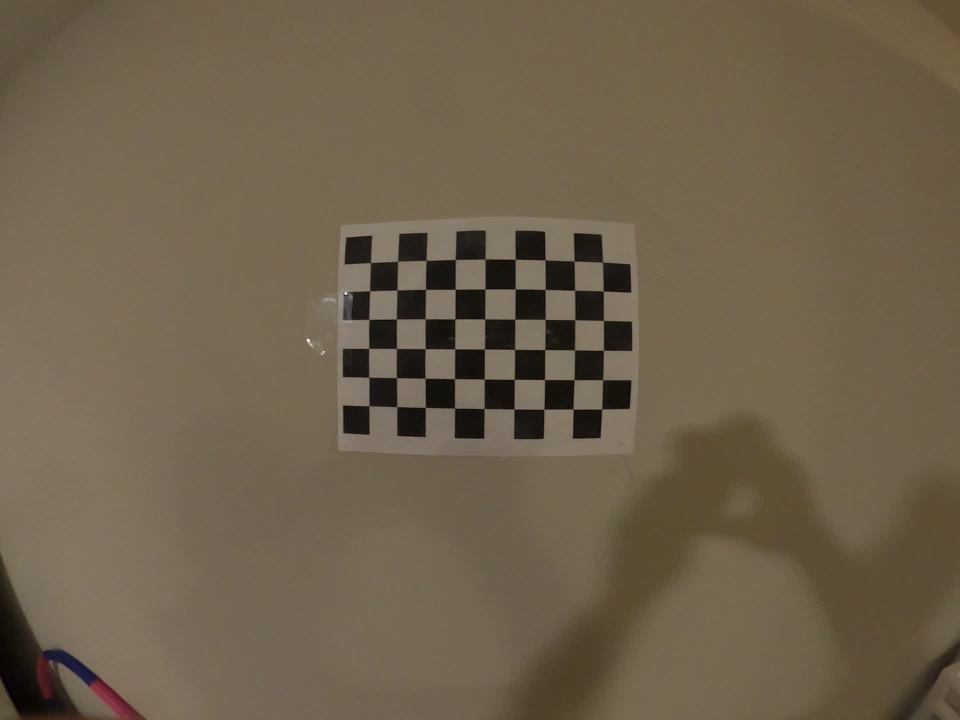
#> input picture processing/chessboard/frame_0001.jpg, 1920 x 1440 px (shown at 1/2 size); its folder holds 4 pictures in this run
$ python camera_calibration.py
#> lines starting #> are read from the running program, lines starting #| are printed output that depends on the picture
import cv2
import numpy as np
import glob

def calibrate_camera(calib_folder, chessboard_dim=(9, 6), criteria=None):
    """
    Calibrate the camera using chessboard images from a specified folder.

    Parameters:
        calib_folder (str): Path to the folder containing chessboard images (*.jpg).
        chessboard_dim (tuple): Number of inner corners per a chessboard row and column (w, h).
                                Default is (9, 6), where 9 corresponds to the number of inner corners along width.
        criteria (tuple): Termination criteria for the iterative algorithm to refine corner locations.
                          Default is (cv2.TERM_CRITERIA_EPS + cv2.TERM_CRITERIA_MAX_ITER, 30, 0.001).

    Returns:
        mtx (ndarray): Camera matrix.
        dist (ndarray): Distortion coefficients.
        rvecs (list): Rotation vectors estimated for each calibration image.
        tvecs (list): Translation vectors estimated for each calibration image.
    """
#> called with calib_folder = 'chessboard', chessboard_dim = (9, 6)
    # Set default termination criteria if not provided.
    if criteria is None:
        criteria = (cv2.TERM_CRITERIA_EPS + cv2.TERM_CRITERIA_MAX_ITER, 30, 0.001)

    # Unpack chessboard dimensions.
    w, h = chessboard_dim

    # Prepare object points: (0,0,0), (1,0,0), ...,(w-1, h-1, 0)
    objp = np.zeros((w * h, 3), np.float32)
    objp[:, :2] = np.mgrid[0:h, 0:w].T.reshape(-1, 2)

    objpoints = []  # 3D point in real world space.
    imgpoints = []  # 2D points in image plane.

    # Read all images from the calibration folder.
    images = glob.glob(f'{calib_folder}/*.jpg')
    for fname in images:
        print(f"Processing file: {fname}")
        img = cv2.imread(fname)
#> img is the input picture: shape (1440, 1920, 3); mean B, G, R 76.1, 96.5, 109.9
        if img is None:
            print(f"Warning: Unable to read image {fname}. Skipping.")
            continue
        gray = cv2.cvtColor(img, cv2.COLOR_BGR2GRAY)
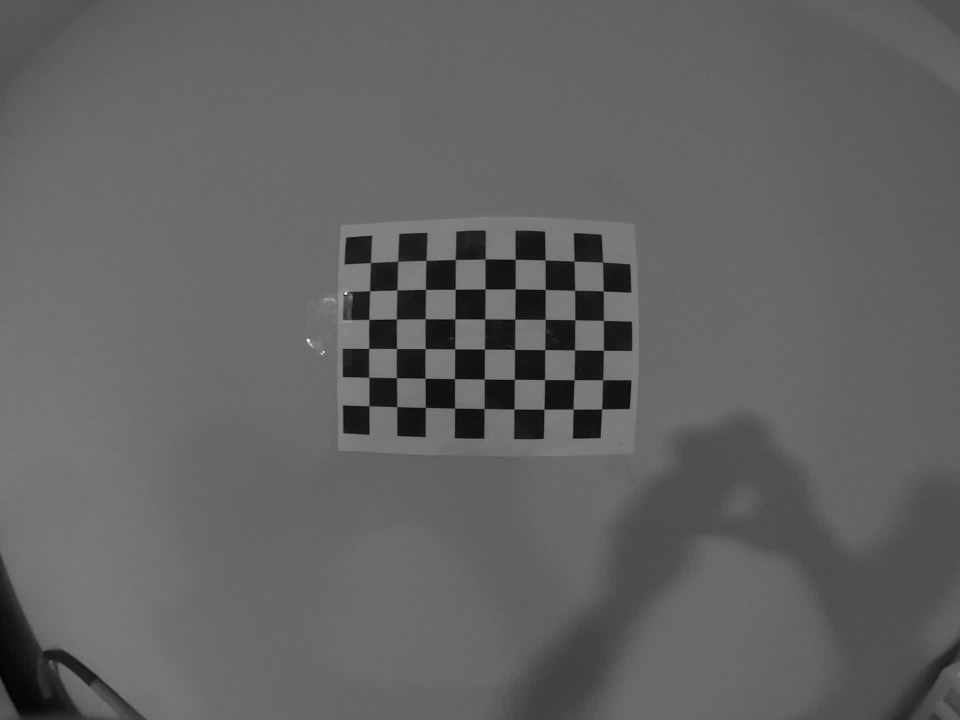
#> gray: shape (1440, 1920) (shown at 1/2 size); min 1, max 253, mean 98.2

        # Find the chessboard corners.
        ret, corners = cv2.findChessboardCorners(gray, (h, w), None)
#> ret = True; corners = 54 rows, first 8: [738.7, 812.2], [738.3, 755.2], [738.1, 697.3], [738.1, 639], [742, 581], [741.9, 525.8], [794, 813.9], [793.1, 756]
        print(f"Chessboard found: {ret}")
#| Chessboard found: True

        if ret:
            # Refine corner positions.
            corners2 = cv2.cornerSubPix(gray, corners, (11, 11), (-1, -1), criteria)
#> corners2 = 54 rows, first 8: [738.4, 812.2], [738.1, 754.8], [738, 697.3], [738.2, 639.2], [739.8, 582.2], [741.5, 525.8], [794, 813.8], [793.3, 755.8]
            objpoints.append(objp)
            imgpoints.append(corners2)
#> pass 2 of the loop in calibrate_camera, `for fname in images:`:
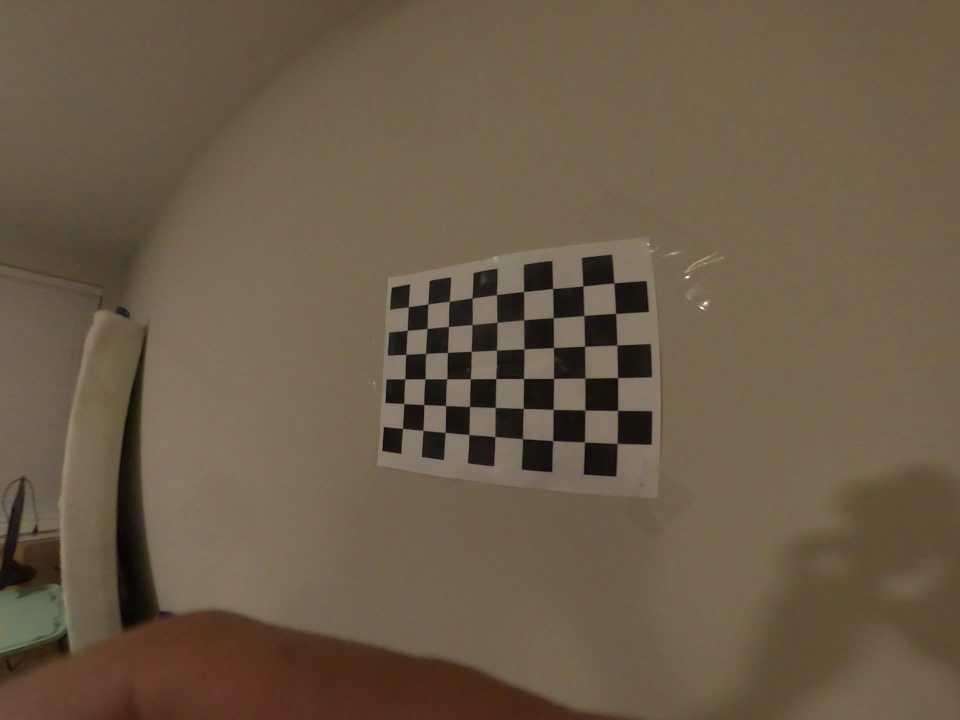
#> input picture processing/chessboard/frame_0002.jpg, 1920 x 1440 px (shown at 1/2 size)
#> in calibrate_camera, img is the input picture: shape (1440, 1920, 3); mean B, G, R 70.6, 91.1, 105.5
#> in calibrate_camera, `gray = cv2.cvtColor(img, cv2.COLOR_BGR2GRAY)`:
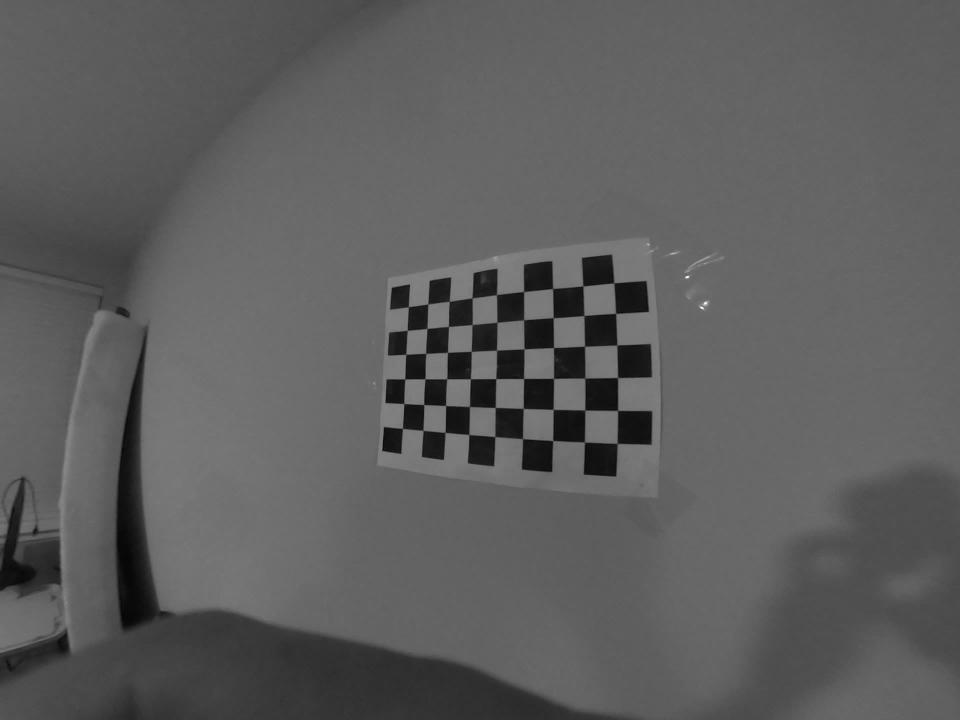
#> gray: shape (1440, 1920) (shown at 1/2 size); min 1, max 251, mean 93.1
#> corners = 54 rows, first 8: [805.3, 857.6], [808, 807.3], [810.3, 758.4], [811.8, 709.1], [814.7, 661.4], [817.2, 613.9], [846.5, 861.4], [848.2, 809.5]
#| Chessboard found: True
#> corners2 = 54 rows, first 8: [805.4, 857.4], [808.2, 807.6], [810.2, 758.3], [812, 709.1], [815, 661.2], [817.2, 614], [846.5, 861.3], [848.1, 809.6]
#> pass 3 of the loop in calibrate_camera, `for fname in images:`:
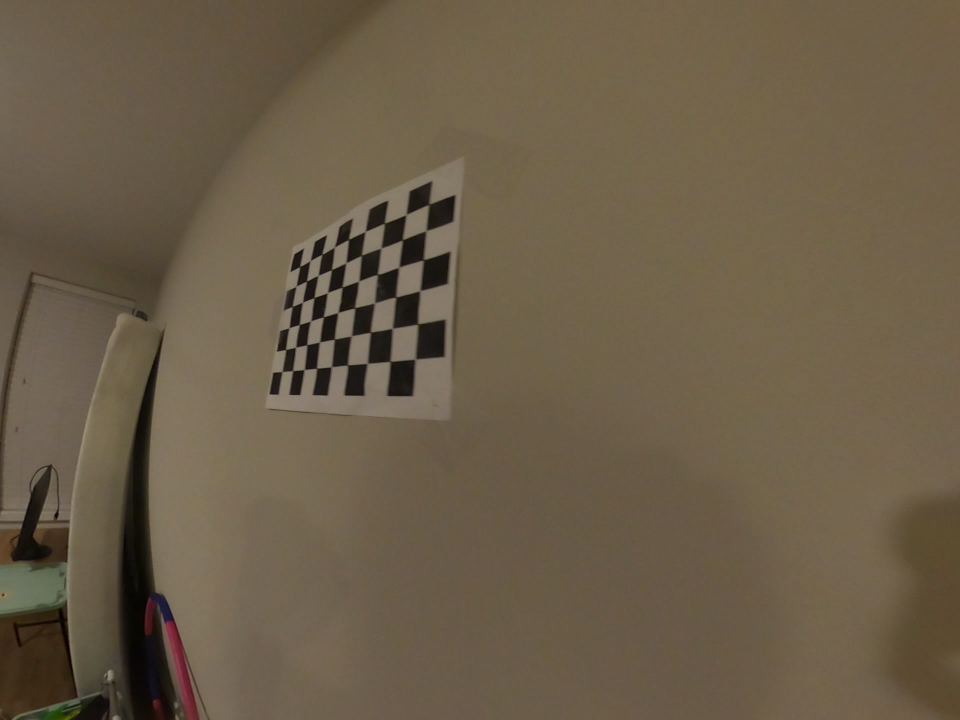
#> input picture processing/chessboard/frame_0003.jpg, 1920 x 1440 px (shown at 1/2 size)
#> in calibrate_camera, img is the input picture: shape (1440, 1920, 3); mean B, G, R 72.2, 93.1, 106.8
#> in calibrate_camera, `gray = cv2.cvtColor(img, cv2.COLOR_BGR2GRAY)`:
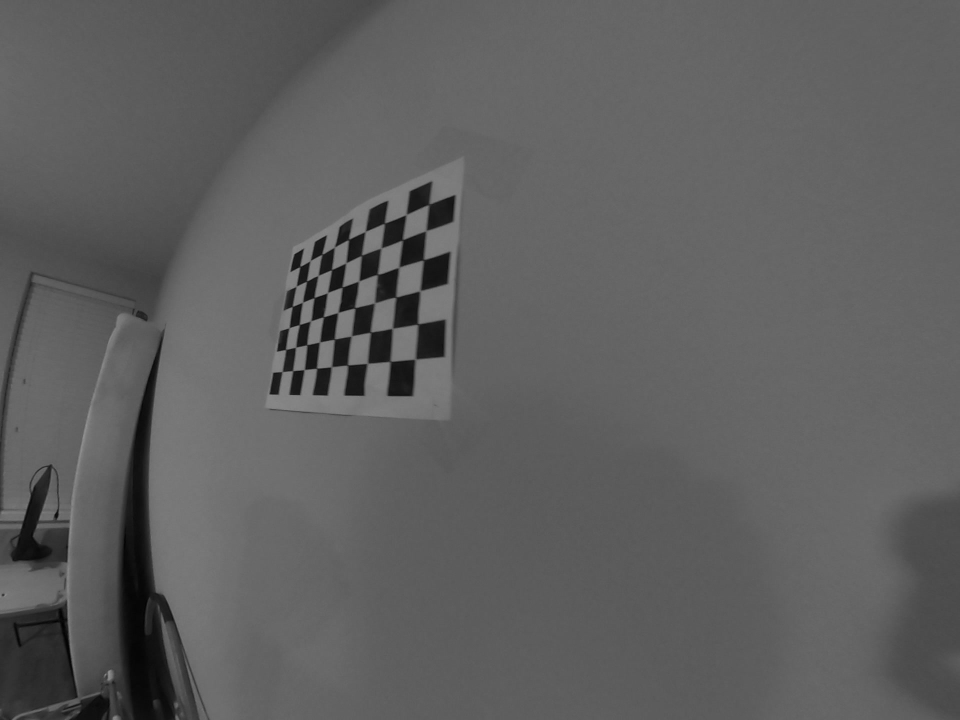
#> gray: shape (1440, 1920) (shown at 1/2 size); min 1, max 152, mean 94.8
#> corners = 54 rows, first 8: [563.5, 743.8], [571.5, 699.3], [578.4, 656], [584.9, 613.5], [592.7, 573.2], [600.4, 533.5], [585.9, 742.3], [591, 695.7]
#| Chessboard found: True
#> corners2 = 54 rows, first 8: [564.7, 743.7], [571.6, 699.4], [578.6, 656], [584.9, 613.5], [592.9, 572.9], [600.1, 533.6], [585.8, 741.8], [591.7, 694.8]
#> the loop made 4 passes; the first 3 are shown

    # Perform camera calibration.
    ret, mtx, dist, rvecs, tvecs = cv2.calibrateCamera(
        objpoints, imgpoints, gray.shape[::-1], None, None
    )
    return mtx, dist, rvecs, tvecs

def undistort_image(image_file, mtx, dist, save_result=False, out_filename=None):
    """
    Undistort an image using the provided camera matrix and distortion coefficients.

    Parameters:
        image_file (str): Path to the image file to be undistorted.
        mtx (ndarray): Camera matrix obtained from calibration.
        dist (ndarray): Distortion coefficients obtained from calibration.
        save_result (bool): If True, the undistorted image will be saved to disk.
        out_filename (str): Output file name/path. If None and save_result is True, the input file will be overwritten.

    Returns:
        undistorted (ndarray): The undistorted image.
    """
    # Load the image.
    img = cv2.imread(image_file)
    if img is None:
#> (the run stopped early here; a loop or call above may not have finished)
